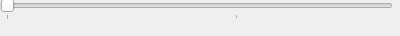
<?xml version="1.0" encoding="UTF-8"?>
<ui version="4.0">
 <class>Timeline</class>
 <widget class="QWidget" name="Timeline">
  <property name="geometry">
   <rect>
    <x>0</x>
    <y>0</y>
    <width>400</width>
    <height>36</height>
   </rect>
  </property>
  <property name="windowTitle">
   <string notr="true"/>
  </property>
  <layout class="QVBoxLayout" name="verticalLayout_2">
   <property name="spacing">
    <number>0</number>
   </property>
   <property name="margin">
    <number>0</number>
   </property>
   <item>
    <layout class="QHBoxLayout" name="horizontalLayout">
     <item>
      <widget class="QSlider" name="slider">
       <property name="enabled">
        <bool>false</bool>
       </property>
       <property name="tracking">
        <bool>false</bool>
       </property>
       <property name="orientation">
        <enum>Qt::Horizontal</enum>
       </property>
       <property name="tickPosition">
        <enum>QSlider::TicksBelow</enum>
       </property>
       <property name="tickInterval">
        <number>60</number>
       </property>
      </widget>
     </item>
     <item>
      <widget class="QLabel" name="timeLabel">
       <property name="text">
        <string/>
       </property>
      </widget>
     </item>
    </layout>
   </item>
   <item>
    <layout class="QVBoxLayout" name="verticalLayout">
     <item>
      <widget class="RecordItNow::TopicWidget" name="topicWidget" native="true">
       <property name="sizePolicy">
        <sizepolicy hsizetype="Preferred" vsizetype="Fixed">
         <horstretch>0</horstretch>
         <verstretch>0</verstretch>
        </sizepolicy>
       </property>
      </widget>
     </item>
     <item>
      <spacer name="verticalSpacer">
       <property name="orientation">
        <enum>Qt::Vertical</enum>
       </property>
       <property name="sizeType">
        <enum>QSizePolicy::Expanding</enum>
       </property>
       <property name="sizeHint" stdset="0">
        <size>
         <width>1</width>
         <height>1</height>
        </size>
       </property>
      </spacer>
     </item>
    </layout>
   </item>
  </layout>
 </widget>
 <customwidgets>
  <customwidget>
   <class>RecordItNow::TopicWidget</class>
   <extends>QWidget</extends>
   <header>timeline/topicwidget.h</header>
   <container>1</container>
  </customwidget>
 </customwidgets>
 <resources/>
 <connections/>
 <slots>
  <slot>start()</slot>
 </slots>
</ui>
